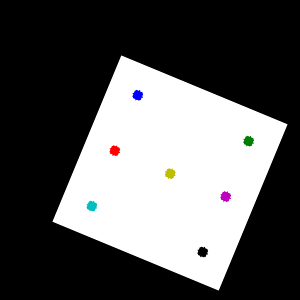
#> input picture visao_projeto/patterns_transformed.png, 300 x 300 px
$ jupyter execute --allow-errors ProjetoVisao_etapa1-Copy1.ipynb   (shell and % lines are left out)
#> lines starting #> are read from the running program, lines starting #| are printed output that depends on the picture
# Transformações geométricas - Parte 1 do Projeto de Visão

Vamos gerar uma imagem de entrada com algumas coordenadas conhecidas.  Desta seção você só vai precisar das coordenadas dos pontos na imagem de entrada e na imagem de saída

[cell 1]
import matplotlib.pyplot as plt

from sympy import Matrix, solve_linear_system

from matplotlib import colors

import cv2

import numpy as np

import sympy as sp

import scipy

import math

from sympy import symbols
from sympy.core.trace import Tr
#from sympy.matrices.matrices import Matrix
from IPython.core.display import display_pretty
from sympy.printing.latex import *

from sympy import init_printing; init_printing()
from sympy.interactive import printing
#printing.init_printing(use_latex=False) # Use this option if you don't have Latex Installed
#> (the rest of this cell did not finish here and is left out)

#> (a cell that did not finish here is left out)

[cell 3]
# Coordenadas de entrada de alguns pontos
points = [[1,1],
          [5,1],
          [1,3],
          [3,3],
          [5,3],
          [1,5],
          [5,5]]

[cell 4]
# Cores a usar para os pontos
point_colors = ['r', 'g', 'b', 'c', 'm', 'y', 'k']

## Coordenadas dos pontos na imagem de entrada

Este loop imprime as coordenadas.

As cores dos pontos servem para identificá-los

[cell 5]
sp_x = 30 # x spacing
sp_y = 30 # y spacing
point_size = 5
print("Posição dos pontos: (x_entrada, y_entrada)")

#> (the rest of this cell did not finish here and is left out)

## Imagem de entrada

#> (a cell that did not finish here is left out)

Se precisar abrir a imagem fora deste *notebook*, use o arquivo `dots_pattern.png`

#> (a cell that did not finish here is left out)

## Padrão de saída

Foi aplicada uma transformação à imagem de entrada, que gerou o seguinte padrão de saída:

[cell 8]
saida = cv2.imread("patterns_transformed.png")
#> saida is the input picture: shape (300, 300, 3); mean B, G, R 90.8, 90.6, 90.8

[cell 9]
plt.imshow(saida)
#> (this line was passed over: IPython is not available in this run)

Sabe-se que a imagem de saída é igual a uma combinação de rotações em torno de um ponto arbitrário e  redimensionamentos (escala) da imagem de entrada. Para simplificar, assuma que o redimensionamento é igual nos eixos $x$ e $y$

Cada ponto da imagem de saída está relacionado à sua posição na imagem de entrada pela seguinte transformação:

$$
\begin{pmatrix}
x_{saida} \\
y_{saida} \\
1
\end{pmatrix}
 =
\begin{pmatrix}
   \alpha &\beta &(1-\alpha \cdot center.x - \beta \cdot center.y) \\
   -\beta & \alpha & \beta \cdot center.x + (1 - \alpha \cdot center.y) \\ 0 & 0 & 1
\end{pmatrix} \cdot \begin{pmatrix} x_{entrada} \\ y_{entrada} \\ 1 \end{pmatrix}
$$

Na equação acima:

$\alpha = escala \cdot \cos(\theta)$

$\beta = escala \cdot \sin(\theta) $

$x_{entrada}$ é a posição $x$ de cada pixel na imagem de entrada

$y_{entrada}$ é a posição $y$ de cada pixel na imagem de entrada

$center$ é o centro de rotação

$x_{saída}$ é a coordenada $x$ do pixel na imagem de saída

$y_{saída}$ é a coordenada $y$ do pixel na imagem de saída

# Atividade 1

Responda (no IPython Notebook):

1. Quantos graus de liberdade (variáveis) determinam a transformação acima?

2. Supondo que a transformação aplicada para transformar a imagem de entrada na imagem do arquivo `patterns_transformed.png` é desconhecida, é possível descobrir qual é esta transformação? Como?

3. Crie uma tabela para os 7 pontos de entrada fornecidos em que constem quais suas posições na imagem de entrada e depois quais suas posições após transformados, na imagem de saída.

4. Considerando o número de variáveis da matriz de transformação fornecida, de quantas correspondências $p_{entrada} \Rightarrow p_{saida}$ você precisa para descobrir qual é a matriz?

5. Por que poderia ser útil usar **mais** correspondências do que a resposta que você deu no item anterior?

6. Expanda a equação da transformação usando os pontos de entrada e saída de sua tabela até ter um sistema sobredeterminado. <font color=red> Reserve pelo menos 1 hora para esta atividade - trabalhoso </font>. Talvez você ache útil aprender a usar um *Computer Algebra System* para fazer isso, por exemplo o Sympy ou o Maxima.

7. A partir do sistema sobredeterminado que você encontrou no item anterior, resolva e estime qual é a transformação que foi usada para converter a imagem de entrada na imagem de saída. Você pode usar o método de *Least Squares* que está presente no *Scipy* ou o *RANSAC* da OpenCV, por exemplo.

8. Aplique a transformação à imagem de entrada e verifique se o resultado que obteve se assemelha à imagem de saída. A função da OpenCV que permite que você faça isso é a *cv2.warpAffine()*

## Referências

[http://docs.opencv.org/3.1.0/da/d6e/tutorial_py_geometric_transformations.html#gsc.tab=0](http://docs.opencv.org/3.1.0/da/d6e/tutorial_py_geometric_transformations.html#gsc.tab=0)

1) Existem 4 graus de liberdade: x, y, escala e rotação $(\theta).$

2) Sabendo a imagem inicial e a final, podemos chegar na matriz de transformação utilizando a fórmula:

$$
\begin{pmatrix}
x_{saida} \\
y_{saida} \\
1
\end{pmatrix}
 =
\begin{pmatrix}
   \alpha &\beta &(1-\alpha \cdot center.x - \beta \cdot center.y) \\
   -\beta & \alpha & \beta \cdot center.x + (1 - \alpha \cdot center.y) \\ 0 & 0 & 1
\end{pmatrix} \cdot \begin{pmatrix} x_{entrada} \\ y_{entrada} \\ 1 \end{pmatrix}
$$

3)

| posição original  | posição nova  |
|---        |---         |
| (30, 30)  | (138, 95)  |
| (150, 30) | (249, 140) |
| (30, 90)  | (115, 150) |
| (90, 90)  | (170, 174) |
| (150, 90) | (226, 196) |
| (30, 150) | (92, 206)  |
| (150, 150)| (203, 252) |

4) Não seria necessário mais do que dois pontos, no entanto, dada a incerteza de medida, é preferível lidar com mais valores, tendendo ao valor verdadeiro da matriz de transformação ao estudarmos este erro pelo método dos mínimos quadrados (MMQ).

5) Como explicado no anterior, somente dois valores não seria preciso o suficiente para garantir que a transformação encontrada seria exatamente esta. Assim, quanto mais valores estudados, melhor pode-se aproximar da matriz de transformação original.

[cell 10]
posicoes_iniciais =  [[30 ,  30],
                      [150,  30],
                      [30 ,  90],
                      [90 ,  90],
                      [150,  90],
                      [30 , 150],
                      [150, 150]]

posicoes_finais = [[138, 95 ],
                   [249, 140],
                   [115, 150],
                   [170, 174],
                   [226, 196],
                   [92 , 206],
                   [203, 252]]

# c = center.x --> x do centro de rotacao
# d = center.y --> y do centro de rotacao

alpha = sp.symbols("alpha")
beta = sp.symbols("beta")
c = sp.symbols("c")
d = sp.symbols("d")

matriz_transformacao = ([alpha, beta, (1 - alpha * c - beta * d)], [-beta, alpha, (beta * c + (1 - alpha * d))], [0, 0, 1])

M = Matrix(matriz_transformacao)
M

[cell 11]
tx = sp.symbols("t_x")
ty = sp.symbols("t_y")

## Criação da matriz de transformação de maneira simplificada
M2 = Matrix([[alpha, beta, tx], [-beta, alpha, ty], [0, 0, 1]])
M2

[cell 12]
def make_column_point(x, y):
    return sp.Matrix([[x],[y],[1]])


## Criação de muitos pontos. Vamos fazer com pontos o suficiente para o sistema ser sobredeterminado

# Pontos na entrada
x0, y0, x1, y1, x2, y2, x3, y3, x4, y4, x5, y5 = sp.symbols("x_0, y_0, x_1, y_1, x_2, y_2, x_3, y_3, x_4, y_4, x_5, y_5")

points_entrada = []

for ponto in posicoes_iniciais:
    points_entrada.append(make_column_point(ponto[0], ponto[1]))


# Pontos na saida
xs0, ys0, xs1, ys1, xs2, ys2, xs3, ys3, xs4, ys4, xs5, ys5 = sp.symbols("x_s0, y_s0, x_s1, y_s1, x_s2, y_s2, x_s3, y_s3, x_s4, y_s4, x_s5, y_s5")

points_saida = []

for ponto in posicoes_finais:
    points_saida.append(make_column_point(ponto[0], ponto[1]))

equations = []
system_eq = [] # Sistema de equações supondo =0
left_side = [] # Lado esquerdo do sistema

for p in points_entrada:
    produto = M2*p
    equations.append(produto)

print("Equations of the overdetermined system")

for i in range(len(equations)):
    for j in range(len(equations[i][:-1])): # -1 excludes the homogeneous coordinate (extra 1 at the end)
        eq = equations[i][j]-points_saida[i][j]
        left_side.append(equations[i][j])
        system_eq.append(eq)


for equation in system_eq:
    display(equation)

[cell 13]
for eq in left_side:
    display(eq)

[cell 14]
points_entrada

[cell 15]
points_saida

[cell 16]
variaveis = Matrix([alpha, beta, tx, ty])
variaveis

[cell 17]
sp.__version__

[cell 18]
ans = sp.solve(left_side, alpha, beta, tx, ty)

ans

Pela documentação do Sympy, pude perceber que devemos entrar com um sistema com igualdades já estabelecida; Esta igualdade será representada de acordo com a ordem dos parâmetros da matriz de parâmetros, e os valores os fatores que os multiplicam em cada uma das equações. O último valor da lista será o valor que a equação "é igual a"

[cell 19]
for eq in system_eq:
    display(eq)

[cell 20]
equacoes = Matrix(([30, 30, 1, 0, 138],
                 [30, -30, 0, 1, 95],
                 [150, 30, 1, 0, 249],
                 [30, -150, 0, 1, 140],
                 [30, 90, 1, 0, 115],
                 [90, -30, 0, 1, 150],
                 [90, 90, 1, 0, 170],
                 [90, -90, 0, 1, 174],
                 [150, 90, 1, 0, 226],
                 [90, 150, 0, 1, 196],
                 [30, 150, 1, 0, 92],
                 [150, -30, 0, 1, 206],
                 [150, 150, 1, 0, 203],
                 [150, -150, 0, 1, 252]))

equacoes

[cell 21]
ans = solve_linear_system(Matrix([equacoes.row(0), equacoes.row(1), equacoes.row(2), equacoes.row(3)]), alpha, beta, tx, ty)
ans

[cell 22]
sp.__version__

[cell 23]
lado_esquerdo = [[30, 30, 1, 0],
                 [30, -30, 0, 1],
                 [150, 30, 1, 0],
                 [30, -150, 0, 1],
                 [30, 90, 1, 0],
                 [90, -30, 0, 1],
                 [90, 90, 1, 0],
                 [90, -90, 0, 1],
                 [150, 90, 1, 0],
                 [90, 150, 0, 1],
                 [30, 150, 1, 0],
                 [150, -30, 0, 1],
                 [150, 150, 1, 0],
                 [150, -150, 0, 1]]


solucoes = [138,
            95,
            249,
            140,
            115,
            150,
            170,
            174,
            226,
            196,
            92,
            206,
            203,
            252]


final, bla, bla2, bla3 = np.linalg.lstsq(lado_esquerdo, solucoes)

final

[cell 24]
a = final[0]
b = final[1]
tx = final[2]
ty = final[3]


theta = math.atan(b/a)
scale = a / math.cos(theta)
# O padrão do math é radianos, precisamos converter para graus
theta = math.degrees(theta)

theta, scale

[cell 25]
matriz_translacao = np.array([[1, 0, tx], [0, 1, ty]])
matriz_translacao

[cell 26]
matriz_final= np.float32([[a, b, tx], [-b, a, ty]])
matriz_final

[cell 27]
img = cv2.imread("patterns_transformed.png")
rows, cols, channels = img.shape
#> rows = 300; cols = 300; channels = 3

ajuste = cv2.warpAffine(img, matriz_final, (cols, rows))
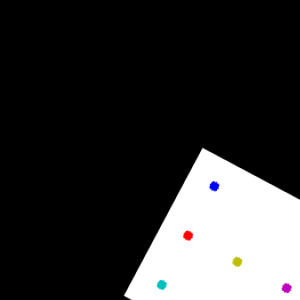
#> ajuste: shape (300, 300, 3); mean B, G, R 51.7, 51.5, 51.7

plt.imshow(ajuste)
#> (this line was passed over: IPython is not available in this run)
